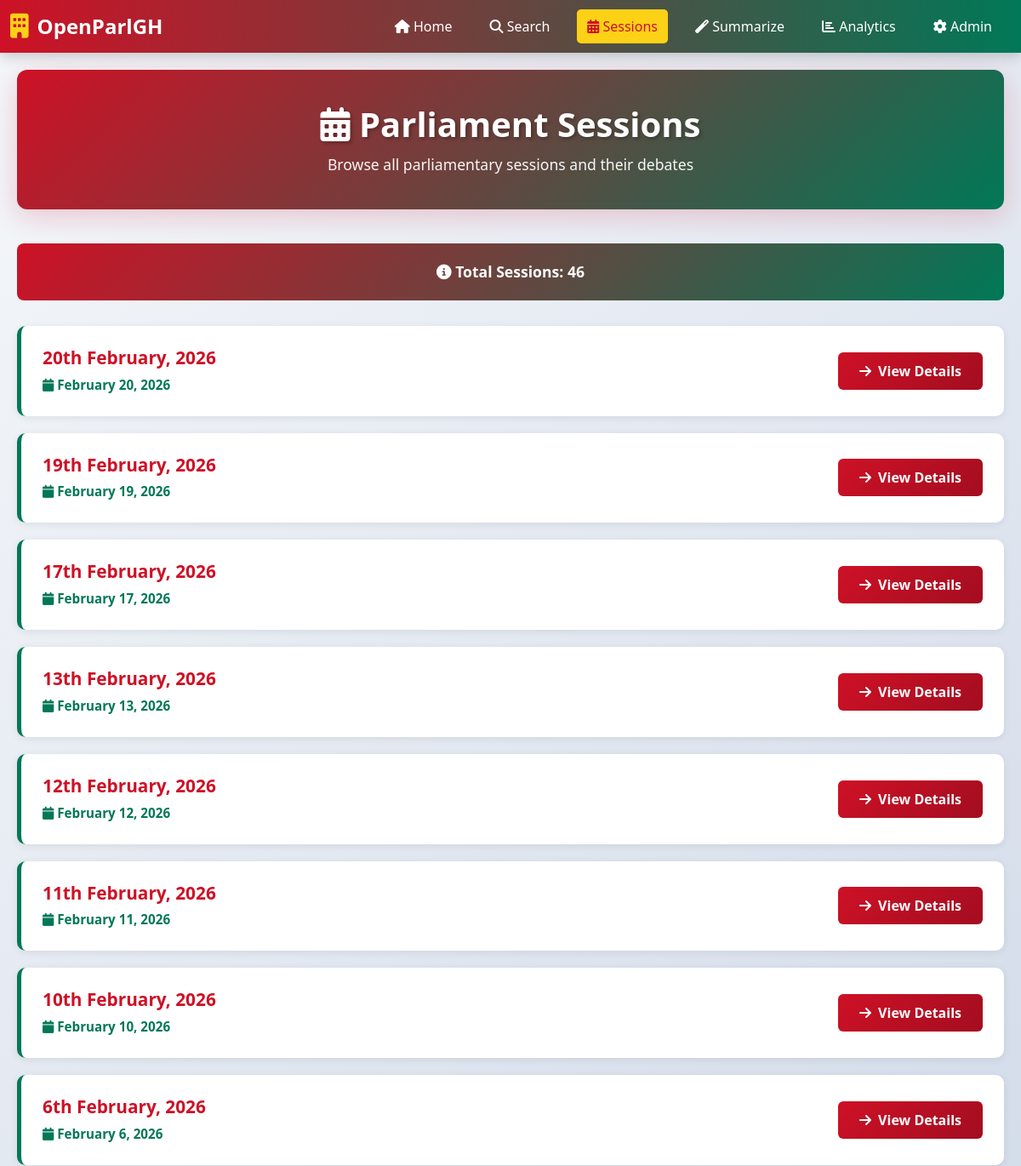
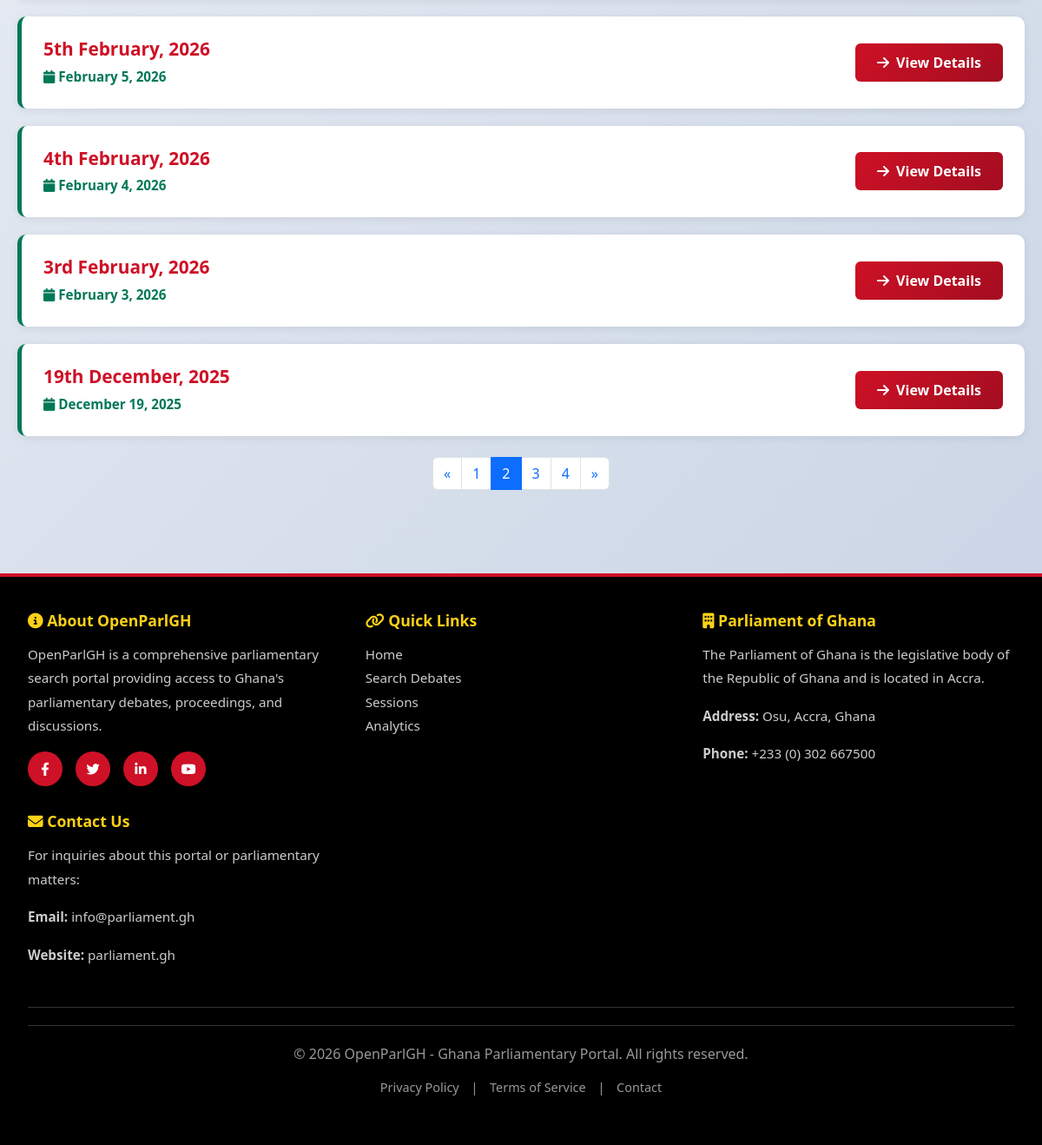
Page /sessions/?page=2 on the committed database (2 pictures, top to bottom).
### app/models.py (models this page shows, shortened)
class Session(models.Model):
    parliament_number = models.IntegerField(null=True, blank=True)
    meeting_number = models.IntegerField(null=True, blank=True)
    sitting_date = models.DateField()
    title = models.CharField(max_length=255)  # e.g. "21 November, 2025"
    pdf_file = models.ForeignKey(HansardFile, on_delete=models.SET_NULL, null=True)

### app/views.py (the view)
# urls.py: path('sessions/', views.session_list, name='session_list'),
def session_list(request):
    sessions = Session.objects.all().order_by('-sitting_date')
    sessions_qs = Session.objects.all().order_by('-sitting_date')
    page = request.GET.get('page', 1)
    per_page = 12
    paginator = Paginator(sessions_qs, per_page)
    try:
        sessions = paginator.page(page)
    except PageNotAnInteger:
        sessions = paginator.page(1)
    except EmptyPage:
        sessions = paginator.page(paginator.num_pages)
    context = {
        'sessions': sessions,
        'paginator': paginator,
    }
    return render(request, 'session_list.html', context)

### app/templates/session_list.html (shortened to what this page needs)
{% extends 'base.html' %}
{% block content %}
<div class="page-header">
    <h1><i class="fas fa-calendar-alt"></i> Parliament Sessions</h1>
    <p>Browse all parliamentary sessions and their debates</p>
</div>
{% if sessions %}
<div class="sessions-count">
    <i class="fas fa-info-circle"></i> Total Sessions: <strong>{{paginator.count }}</strong>
</div>
{% for session in sessions %}
<div class="session-card">
    <div class="session-info">
        <h3>{{ session.title }}</h3>
        <div class="session-date">
            <i class="fas fa-calendar"></i> {{session.sitting_date|date:"F j, Y"}}
        </div>
    </div>
    <a href="{% url 'session_detail' session.id %}" class="session-link">
        <i class="fas fa-arrow-right"></i> View Details
    </a>
</div>
{% endfor %}
{% if sessions.has_other_pages %}
<nav aria-label="Session pagination" class="mt-4">
    <ul class="pagination justify-content-center">
        {% if sessions.has_previous %}
        <li class="page-item">
            <a class="page-link"
                href="?page={{ sessions.previous_page_number }}"
                aria-label="Previous">
                <span aria-hidden="true">&laquo;</span>
            </a>
        </li>
        {% else %}
        <li class="page-item disabled"><span
                class="page-link">&laquo;</span></li>
        {% endif %}
        {% for num in sessions.paginator.page_range %}
        {% if sessions.number == num %}
        <li class="page-item active" aria-current="page"><span
                class="page-link">{{ num }}</span></li>
        {% elif num > sessions.number|add:'-5' and num < sessions.number|add:'5'%}
        <li class="page-item"><a class="page-link" href="?page={{ num }}">{{ num}}</a></li>
        {% endif %}
        {% endfor %}
        {% if sessions.has_next %}
        <li class="page-item">
            <a class="page-link" href="?page={{ sessions.next_page_number }}"
                aria-label="Next">
                <span aria-hidden="true">&raquo;</span>
            </a>
        </li>
        {% else %}
        <li class="page-item disabled"><span
                class="page-link">&raquo;</span></li>
        {% endif %}
    </ul>
</nav>
{% endif %}
{% else %}
<div class="no-sessions">
    <i class="fas fa-calendar-times"></i>
    <h2>No Sessions Found</h2>
    <p>There are currently no parliamentary sessions available.</p>
</div>
{% endif %}
{% endblock %}

### app/templates/base.html (style rules this page uses)
:root { --ghana-red: #CE1126; --ghana-yellow: #FCD116; --ghana-green: #007857; --ghana-black: #000000; --ghana-white: #FFFFFF; --ghana-light-gray: #f5f7fa; }
* { margin: 0; padding: 0; box-sizing: border-box; }
html, body { height: 100%; }
body { font-family: 'Segoe UI', Tahoma, Geneva, Verdana, sans-serif; background: linear-gradient(135deg, #f5f7fa 0%, #c3cfe2 100%); display: flex; flex-direction: column; min-height: 100vh; }
.page-header { background: linear-gradient(135deg, var(--ghana-red) 0%, var(--ghana-green) 100%); color: var(--ghana-white); padding: 40px 20px; border-radius: 12px; margin-bottom: 40px; box-shadow: 0 8px 32px rgba(206, 17, 38, 0.2); text-align: center; }
.page-header h1 { font-size: 2.5rem; font-weight: 700; margin-bottom: 10px; text-shadow: 2px 2px 4px rgba(0, 0, 0, 0.3); }
.page-header p { font-size: 1.1rem; opacity: 0.95; margin: 0; }

### app/templates/session_list.html (style rules this page uses)
.session-card { background: var(--ghana-white); padding: 25px; margin-bottom: 20px; border-radius: 10px; box-shadow: 0 2px 10px rgba(0, 0, 0, 0.08); border-left: 5px solid var(--ghana-green); transition: all 0.3s ease; display: flex; justify-content: space-between; align-items: center; }
.session-info h3 { color: var(--ghana-red); font-size: 1.3rem; font-weight: 700; margin-bottom: 8px; }
.session-date { color: var(--ghana-green); font-weight: 600; font-size: 0.95rem; }
.session-link { background: linear-gradient(135deg, var(--ghana-red) 0%, #a30d20 100%); color: var(--ghana-white); padding: 10px 25px; border-radius: 6px; text-decoration: none; font-weight: 600; transition: all 0.3s ease; display: inline-flex; align-items: center; gap: 8px; white-space: nowrap; }
.sessions-count { background: linear-gradient(135deg, var(--ghana-red) 0%, var(--ghana-green) 100%); color: var(--ghana-white); padding: 20px; border-radius: 8px; margin-bottom: 30px; text-align: center; font-size: 1.1rem; font-weight: 600; }

### rows in the picture
Session: title "20th February, 2026", sitting_date "February 20, 2026"
Session: title "19th February, 2026", sitting_date "February 19, 2026"
Session: title "17th February, 2026", sitting_date "February 17, 2026"
Session: title "13th February, 2026", sitting_date "February 13, 2026"
Session: title "12th February, 2026", sitting_date "February 12, 2026"
Session: title "11th February, 2026", sitting_date "February 11, 2026"
Session: title "10th February, 2026", sitting_date "February 10, 2026"
Session: title "6th February, 2026", sitting_date "February 6, 2026"
Session: title "5th February, 2026", sitting_date "February 5, 2026"
Session: title "4th February, 2026", sitting_date "February 4, 2026"
Session: title "3rd February, 2026", sitting_date "February 3, 2026"
Session: title "19th December, 2025", sitting_date "December 19, 2025"

### other values in the picture
{{ paginator.count }} "46"
{{ num }} "1" "3" "4"
{{ num }} "2"
